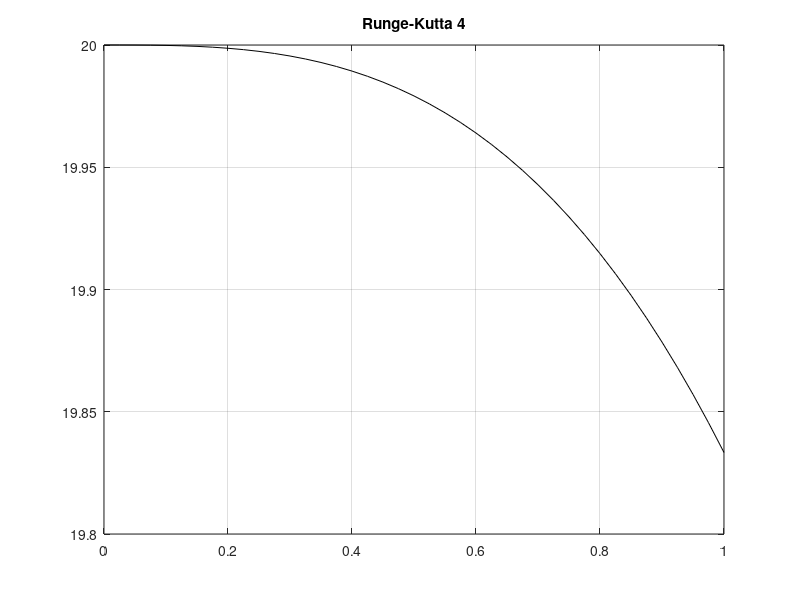

MATLAB code for this plot:
clc
clear
close all

a = 20;
L = 1; n = 41;

x = linspace(0,L,n);
dx = x(2)-x(1);

y = zeros(1,n);
z = zeros(1,n);

y(1)=a;
z(1)=0;

for i=1:n-1

    k1y = z(i);
    k1z = -x(i);

    k2y = z(i) + dx*k1z/2;
    k2z = -(x(i)+dx/2);

    k3y = z(i) + dx*k2z/2;
    k3z = -(x(i)+dx/2);

    k4y = z(i) + dx*k3z;
    k4z = -(x(i)+dx);

    y(i+1)=y(i)+dx*(k1y+2*k2y+2*k3y+k4y)/6;
    z(i+1)=z(i)+dx*(k1z+2*k2z+2*k3z+k4z)/6;
end

plot(x,y,'k')
title('Runge-Kutta 4')
grid on
